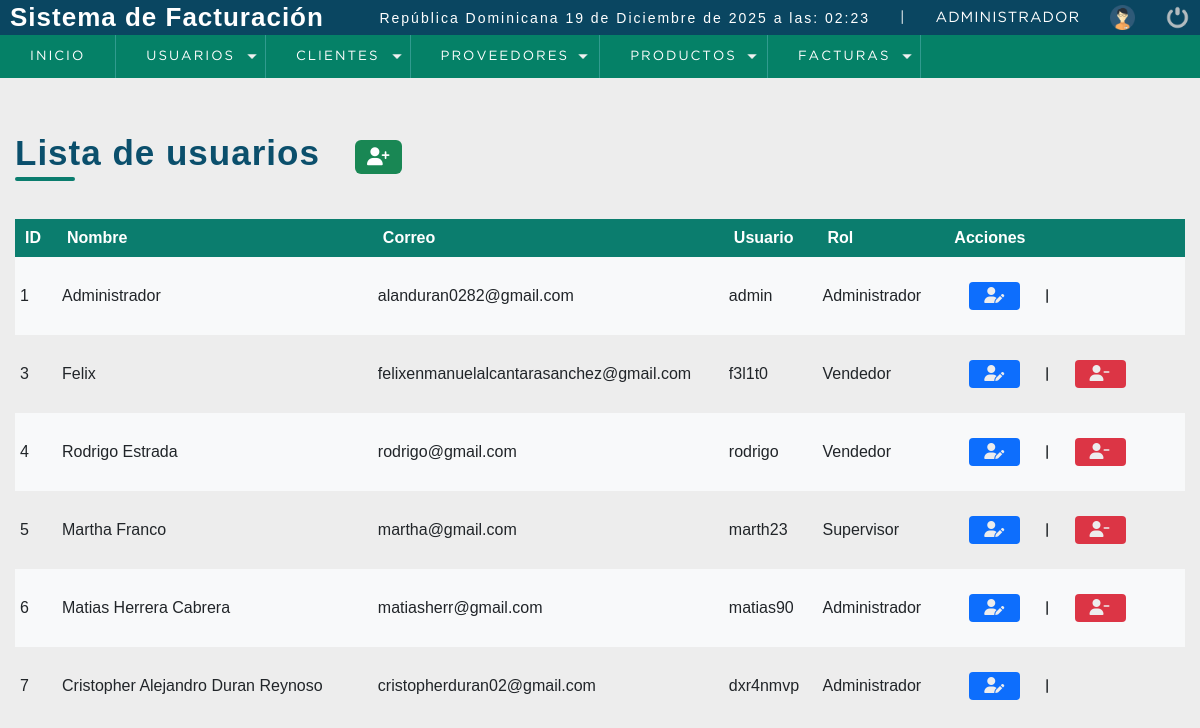
Page /sistema/lista_usuarios.php (signed in) on the earlier database version.
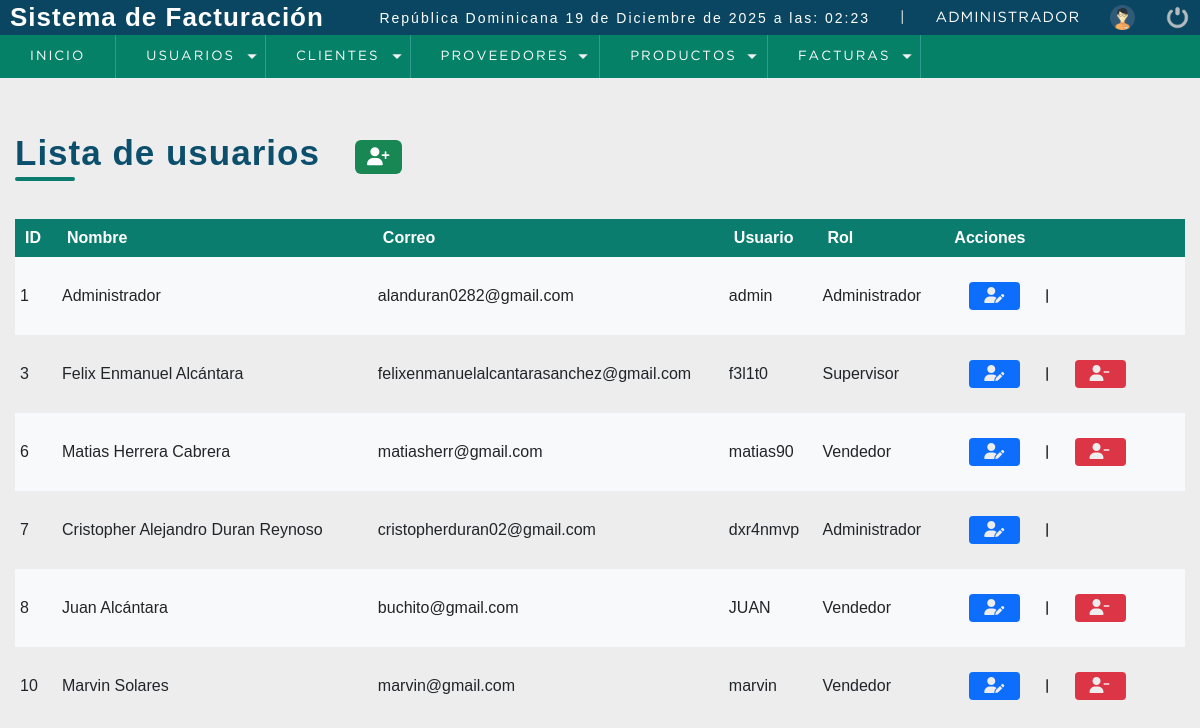
Same page on the later database version.
### tables this page shows
CREATE TABLE `usuario` (
  `idusuario` int(11) NOT NULL,
  `nombre` varchar(50) DEFAULT NULL,
  `correo` varchar(100) DEFAULT NULL,
  `usuario` varchar(15) DEFAULT NULL,
  `clave` varchar(255) NOT NULL,
  `rol` int(11) DEFAULT NULL,
  `estatus` int(11) NOT NULL DEFAULT 1
);

CREATE TABLE `rol` (
  `idrol` int(11) NOT NULL,
  `rol` varchar(20) DEFAULT NULL
);

### sistema/includes/functions.php (called while the page is built, shortened)
<?php
	function fechaC(){
		$mes = array("","Enero",
					  "Febrero",
					  "Marzo",
					  "Abril",
					  "Mayo",
					  "Junio",
					  "Julio",
					  "Agosto",
					  "Septiembre",
					  "Octubre",
					  "Noviembre",
					  "Diciembre");
		return date('d')." de ". $mes[date('n')] . " de " . date('Y') . " a las: " . date('H:i');
	}
?>

### sistema/lista_usuarios.php (the view, shortened to what this page needs)
<?php include "../conexion.php"; ?>
<!DOCTYPE html>
<html lang="en">
<head>
	<?php include "includes/scripts.php"; ?>
</head>
<body>
	<?php include "includes/header.php"; ?>
	<section id="container">
		<div class="title-page">
			<h1>Lista de usuarios</h1>
			<a href="registro_usuario.php" class="btn_new"><i class="fa-solid fa-user-plus"></i></a>
		</div>
		<table>
			<thead>
				<tr>
					<th>ID</th>
					<th>Nombre</th>
					<th>Correo</th>
					<th>Usuario</th>
					<th>Rol</th>
					<th>Acciones</th>
				</tr>
			</thead>
			<tbody>
			<?php
				$stmt = $conection->prepare("select u.idusuario, u.nombre, u.correo, u.usuario, r.rol from usuario u inner join rol r on u.rol = r.idrol WHERE u.estatus = 1");
				$stmt->execute();
				$result = $stmt->get_result();
				if ($result->num_rows > 0) {
					while($data = mysqli_fetch_assoc($result)) {
			?>
				<tr>
					<td><?php echo $data['idusuario']?></td>
					<td><?php echo $data['nombre']?></td>
					<td class="td_correo"><?php echo $data['correo']?></td>
					<td><?php echo $data['usuario']?></td>
					<td><?php echo $data['rol']?></td>
					<td>
						<a href="editar_usuario.php?id=" class="link_edit"><i class="fa-solid fa-user-pen"></i></a>
						<span>|</span>
						<?php
							$protegidos = [1, 7];
							if (!in_array($data['idusuario'], $protegidos)) {?>
							<a href="eliminar_confirmar_usuario.php?id=<?php echo $data['idusuario']?>" class="link_delete"><i class="fa-solid fa-user-minus"></i></a>
						<?php } ?>
					</td>
				</tr>
			<?php
				}
			}
			?>
			</tbody>
		</table>
	</section>
</body>
</html>

### sistema/includes/scripts.php (shortened to what this page needs)
<link rel="stylesheet" type="text/css" href="css/style.css">
<?php include "functions.php"; ?>
<link rel="stylesheet" href="https://cdnjs.cloudflare.com/ajax/libs/font-awesome/6.5.1/css/all.min.css">

### sistema/includes/header.php (shortened to what this page needs)
<header>
		<div class="header">
			<h1>Sistema de Facturación</h1>
			<div class="optionsBar">
				<p>República Dominicana <?php echo fechaC() ?></p>
				<span>|</span>
				<span class="user"><?php echo $_SESSION['nombre'];?></span>
				<img class="photouser" src="img/user.png" alt="Usuario">
				<a href="salir.php"><img class="close" src="img/salir.png" alt="Salir del sistema" title="Salir"></a>
			</div>
		</div>
        <?php include "nav.php"; ?>
	</header>

### sistema/includes/nav.php (shortened to what this page needs)
<nav>
			<ul>
				<li><a href="#">Inicio</a></li>
				<li class="principal">
					<a href="#">Usuarios</a>
				</li>
				<li class="principal">
					<a href="#">Clientes</a>
				</li>
				<li class="principal">
					<a href="#">Proveedores</a>
				</li>
				<li class="principal">
					<a href="#">Productos</a>
				</li>
				<li class="principal">
					<a href="#">Facturas</a>
				</li>
			</ul>
		</nav>

### sistema/css/style.css (style rules this page uses)
* { margin: 0; padding: 0; box-sizing: border-box; }
body { background: #ededed; }
h1, h2, h3, h4, h5, h6 { font-family: 'arial'; font-weight: bold; letter-spacing: 1px; }
h1 { font-size: 26px; }
p { font-family: 'arial'; letter-spacing: 2px; font-size: 14px; line-height: 20px; }
a { text-decoration: none; font-family: arial; letter-spacing: 1px; }
span { font-family: 'GothamBook'; letter-spacing: 1px; font-size: 14px; line-height: 20px; }
header { position: fixed; width: 100%; }
.header { color: #FFF; background: #0a4661; height: 35px; display: -webkit-flex; display: -moz-flex; display: -ms-flex; display: -o-flex; display: flex; justify-content: space-between; align-items: center; padding: 10px; }
.optionsBar { display: -webkit-flex; display: -moz-flex; display: -ms-flex; display: -o-flex; display: flex; justify-content: center; align-items: center; }
.optionsBar span { color: #FFF; font-size: 11pt; font-family: 'GothamBook'; text-transform: uppercase; margin-left: 30px; }
.photouser { margin-left: 30px; width: 25px; height: 25px; }
.close { width: 25px; height: 25px; }
.optionsBar a { display: -webkit-flex; display: -moz-flex; display: -ms-flex; display: -o-flex; display: flex; margin-left: 30px; }
nav ul { background: #058167; list-style: none; display: -webkit-flex; display: -moz-flex; display: -ms-flex; display: -o-flex; display: flex; justify-content: left; align-items: center; }
nav ul > li a { position: relative; }
nav a { color: #FFF; display: block; font-size: 10pt; font-family: 'GothamBook'; padding: 15px 30px; text-transform: uppercase; letter-spacing: 2px; transition: background .5s; border-right: 1px solid #319B8F; }
nav .principal > a { background: url(../images/arrow_bottom.png) no-repeat; background-position-x: 0%; background-position-y: 0%; background-size: auto auto; background-position: 94% center; background-size: 10px; }
#container { padding: 90px 15px 15px; }
#container h1 { font-size: 35px; display: inline-block; }
.btn_new { display: inline-block; background: #058167; padding: 5px 15px; border-radius: 4px; color: #ededed; margin: 20px; }
table { color: #FFFFFF; border-collapse: collapse; font-size: 12pt; font-family: sans-serif; width: 100%; font-weight: 100; }
table th { text-align: start; padding: 10px; background: #0B7D6E; color: #FFFFFF; }
table td { color: #212529; padding: 5px; }
table tr:nth-child(odd) { background: #F8F9FA; }
.link_edit { display: inline-block; background: #0D6EFD; padding: 5px 15px; border-radius: 4px; color: #ededed; margin: 20px; }
.link_delete { display: inline-block; background: #DC3545; padding: 5px 15px; border-radius: 4px; color: #ededed; margin: 20px; }
.title-page { display: flex; align-items: center; gap: 15px; margin-bottom: 25px; }
.title-page h1 { font-family: sans-serif; font-size: 32px; font-weight: 600; color: #0B4F6C; position: relative; padding-bottom: 8px; }
.title-page h1::after { content: ""; width: 60px; height: 4px; background: #0B7D6E; position: absolute; bottom: 0; left: 0; border-radius: 2px; }
.btn_new { background: #198754; color: #FFFFFF; padding: 8px 12px; border-radius: 6px; font-size: 18px; display: flex; align-items: center; justify-content: center; transition: background .2s ease; }
.title-page { margin-top: 30px; }
.td_correo { width: 30%; }
#container span { font-weight: bold; }

Differences in the rows shown:
removed usuario: idusuario "4", nombre "Rodrigo Estrada", correo "rodrigo@gmail.com", usuario "rodrigo", rol.rol "Vendedor"
removed usuario: idusuario "5", nombre "Martha Franco", correo "martha@gmail.com", usuario "marth23", rol.rol "Supervisor"
changed usuario "felixenmanuelalcantarasanchez@gmail.com": nombre "Felix" → "Felix Enmanuel Alcántara"; rol.rol "Vendedor" → "Supervisor"
changed usuario "Matias Herrera Cabrera": rol.rol "Administrador" → "Vendedor"
added usuario: idusuario "8", nombre "Juan Alcántara", correo "buchito@gmail.com", usuario "JUAN", rol.rol "Vendedor"
added usuario: idusuario "10", nombre "Marvin Solares", correo "marvin@gmail.com", usuario "marvin", rol.rol "Vendedor"
